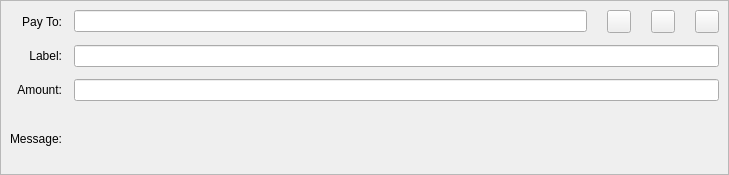
<?xml version="1.0" encoding="UTF-8"?>
<ui version="4.0">
 <class>SendCoinsEntry</class>
 <widget class="QStackedWidget" name="SendCoinsEntry">
  <property name="geometry">
   <rect>
    <x>0</x>
    <y>0</y>
    <width>729</width>
    <height>175</height>
   </rect>
  </property>
  <property name="focusPolicy">
   <enum>Qt::TabFocus</enum>
  </property>
  <property name="autoFillBackground">
   <bool>false</bool>
  </property>
  <property name="currentIndex">
   <number>0</number>
  </property>
  <widget class="QFrame" name="SendCoins">
   <property name="toolTip">
    <string>This is a normal payment.</string>
   </property>
   <property name="frameShape">
    <enum>QFrame::StyledPanel</enum>
   </property>
   <property name="frameShadow">
    <enum>QFrame::Sunken</enum>
   </property>
   <layout class="QGridLayout" name="gridLayout">
    <property name="spacing">
     <number>12</number>
    </property>
    <item row="2" column="1">
     <widget class="BitcoinAmountField" name="payAmount"/>
    </item>
    <item row="3" column="1">
     <widget class="QLabel" name="messageTextLabel">
      <property name="toolTip">
       <string>A message that was attached to the Odex: URI which will be stored with the transaction for your reference. Note: This message will not be sent over the Odex network.</string>
      </property>
      <property name="textFormat">
       <enum>Qt::PlainText</enum>
      </property>
     </widget>
    </item>
    <item row="0" column="0">
     <widget class="QLabel" name="payToLabel">
      <property name="text">
       <string>Pay To:</string>
      </property>
      <property name="alignment">
       <set>Qt::AlignRight|Qt::AlignTrailing|Qt::AlignVCenter</set>
      </property>
      <property name="buddy">
       <cstring>payTo</cstring>
      </property>
     </widget>
    </item>
    <item row="2" column="0">
     <widget class="QLabel" name="amountLabel">
      <property name="text">
       <string>Amount:</string>
      </property>
      <property name="alignment">
       <set>Qt::AlignRight|Qt::AlignTrailing|Qt::AlignVCenter</set>
      </property>
      <property name="buddy">
       <cstring>payAmount</cstring>
      </property>
     </widget>
    </item>
    <item row="1" column="0">
     <widget class="QLabel" name="labelLabel">
      <property name="text">
       <string>Label:</string>
      </property>
      <property name="alignment">
       <set>Qt::AlignRight|Qt::AlignTrailing|Qt::AlignVCenter</set>
      </property>
      <property name="buddy">
       <cstring>addAsLabel</cstring>
      </property>
     </widget>
    </item>
    <item row="1" column="1">
     <widget class="QLineEdit" name="addAsLabel">
      <property name="toolTip">
       <string>Enter a label for this address to add it to the list of used addresses</string>
      </property>
     </widget>
    </item>
    <item row="3" column="0">
     <widget class="QLabel" name="messageLabel">
      <property name="text">
       <string>Message:</string>
      </property>
      <property name="alignment">
       <set>Qt::AlignRight|Qt::AlignTrailing|Qt::AlignVCenter</set>
      </property>
     </widget>
    </item>
    <item row="0" column="1">
     <layout class="QHBoxLayout" name="payToLayout">
      <property name="spacing">
       <number>0</number>
      </property>
      <item>
       <widget class="QValidatedLineEdit" name="payTo">
        <property name="sizePolicy">
         <sizepolicy hsizetype="Preferred" vsizetype="Maximum">
          <horstretch>0</horstretch>
          <verstretch>0</verstretch>
         </sizepolicy>
        </property>
        <property name="toolTip">
         <string>The Odex address to send the payment to</string>
        </property>
       </widget>
      </item>
      <item>
       <spacer name="horizontalSpacer">
        <property name="orientation">
         <enum>Qt::Horizontal</enum>
        </property>
        <property name="sizeType">
         <enum>QSizePolicy::Maximum</enum>
        </property>
        <property name="sizeHint" stdset="0">
         <size>
          <width>20</width>
          <height>20</height>
         </size>
        </property>
       </spacer>
      </item>
      <item>
       <widget class="QToolButton" name="addressBookButton">
        <property name="sizePolicy">
         <sizepolicy hsizetype="Maximum" vsizetype="Maximum">
          <horstretch>0</horstretch>
          <verstretch>0</verstretch>
         </sizepolicy>
        </property>
        <property name="toolTip">
         <string>Choose previously used address</string>
        </property>
        <property name="text">
         <string/>
        </property>
        <property name="icon">
         <iconset resource="../odex.qrc">
          <normaloff>:/icons/address-book</normaloff>:/icons/address-book</iconset>
        </property>
        <property name="shortcut">
         <string>Alt+A</string>
        </property>
       </widget>
      </item>
      <item>
       <spacer name="horizontalSpacer_2">
        <property name="orientation">
         <enum>Qt::Horizontal</enum>
        </property>
        <property name="sizeType">
         <enum>QSizePolicy::Maximum</enum>
        </property>
        <property name="sizeHint" stdset="0">
         <size>
          <width>20</width>
          <height>20</height>
         </size>
        </property>
       </spacer>
      </item>
      <item>
       <widget class="QToolButton" name="pasteButton">
        <property name="sizePolicy">
         <sizepolicy hsizetype="Maximum" vsizetype="Maximum">
          <horstretch>0</horstretch>
          <verstretch>0</verstretch>
         </sizepolicy>
        </property>
        <property name="toolTip">
         <string>Paste address from clipboard</string>
        </property>
        <property name="text">
         <string/>
        </property>
        <property name="icon">
         <iconset resource="../odex.qrc">
          <normaloff>:/icons/editpaste</normaloff>:/icons/editpaste</iconset>
        </property>
        <property name="shortcut">
         <string>Alt+P</string>
        </property>
       </widget>
      </item>
      <item>
       <spacer name="horizontalSpacer_3">
        <property name="orientation">
         <enum>Qt::Horizontal</enum>
        </property>
        <property name="sizeType">
         <enum>QSizePolicy::Maximum</enum>
        </property>
        <property name="sizeHint" stdset="0">
         <size>
          <width>20</width>
          <height>20</height>
         </size>
        </property>
       </spacer>
      </item>
      <item>
       <widget class="QToolButton" name="deleteButton">
        <property name="sizePolicy">
         <sizepolicy hsizetype="Maximum" vsizetype="Maximum">
          <horstretch>0</horstretch>
          <verstretch>0</verstretch>
         </sizepolicy>
        </property>
        <property name="toolTip">
         <string>Remove this entry</string>
        </property>
        <property name="text">
         <string/>
        </property>
        <property name="icon">
         <iconset resource="../odex.qrc">
          <normaloff>:/icons/remove</normaloff>:/icons/remove</iconset>
        </property>
       </widget>
      </item>
     </layout>
    </item>
   </layout>
  </widget>
  <widget class="QFrame" name="SendCoins_InsecurePaymentRequest">
   <property name="palette">
    <palette>
     <active>
      <colorrole role="WindowText">
       <brush brushstyle="SolidPattern">
        <color alpha="255">
         <red>0</red>
         <green>0</green>
         <blue>0</blue>
        </color>
       </brush>
      </colorrole>
      <colorrole role="Button">
       <brush brushstyle="SolidPattern">
        <color alpha="255">
         <red>255</red>
         <green>255</green>
         <blue>127</blue>
        </color>
       </brush>
      </colorrole>
      <colorrole role="Light">
       <brush brushstyle="SolidPattern">
        <color alpha="255">
         <red>255</red>
         <green>255</green>
         <blue>255</blue>
        </color>
       </brush>
      </colorrole>
      <colorrole role="Midlight">
       <brush brushstyle="SolidPattern">
        <color alpha="255">
         <red>255</red>
         <green>255</green>
         <blue>191</blue>
        </color>
       </brush>
      </colorrole>
      <colorrole role="Dark">
       <brush brushstyle="SolidPattern">
        <color alpha="255">
         <red>127</red>
         <green>127</green>
         <blue>63</blue>
        </color>
       </brush>
      </colorrole>
      <colorrole role="Mid">
       <brush brushstyle="SolidPattern">
        <color alpha="255">
         <red>170</red>
         <green>170</green>
         <blue>84</blue>
        </color>
       </brush>
      </colorrole>
      <colorrole role="Text">
       <brush brushstyle="SolidPattern">
        <color alpha="255">
         <red>0</red>
         <green>0</green>
         <blue>0</blue>
        </color>
       </brush>
      </colorrole>
      <colorrole role="BrightText">
       <brush brushstyle="SolidPattern">
        <color alpha="255">
         <red>255</red>
         <green>255</green>
         <blue>255</blue>
        </color>
       </brush>
      </colorrole>
      <colorrole role="ButtonText">
       <brush brushstyle="SolidPattern">
        <color alpha="255">
         <red>0</red>
         <green>0</green>
         <blue>0</blue>
        </color>
       </brush>
      </colorrole>
      <colorrole role="Base">
       <brush brushstyle="SolidPattern">
        <color alpha="255">
         <red>255</red>
         <green>255</green>
         <blue>255</blue>
        </color>
       </brush>
      </colorrole>
      <colorrole role="Window">
       <brush brushstyle="SolidPattern">
        <color alpha="255">
         <red>255</red>
         <green>255</green>
         <blue>127</blue>
        </color>
       </brush>
      </colorrole>
      <colorrole role="Shadow">
       <brush brushstyle="SolidPattern">
        <color alpha="255">
         <red>0</red>
         <green>0</green>
         <blue>0</blue>
        </color>
       </brush>
      </colorrole>
      <colorrole role="AlternateBase">
       <brush brushstyle="SolidPattern">
        <color alpha="255">
         <red>255</red>
         <green>255</green>
         <blue>191</blue>
        </color>
       </brush>
      </colorrole>
      <colorrole role="ToolTipBase">
       <brush brushstyle="SolidPattern">
        <color alpha="255">
         <red>255</red>
         <green>255</green>
         <blue>220</blue>
        </color>
       </brush>
      </colorrole>
      <colorrole role="ToolTipText">
       <brush brushstyle="SolidPattern">
        <color alpha="255">
         <red>0</red>
         <green>0</green>
         <blue>0</blue>
        </color>
       </brush>
      </colorrole>
     </active>
     <inactive>
      <colorrole role="WindowText">
       <brush brushstyle="SolidPattern">
        <color alpha="255">
         <red>0</red>
         <green>0</green>
         <blue>0</blue>
        </color>
       </brush>
      </colorrole>
      <colorrole role="Button">
       <brush brushstyle="SolidPattern">
        <color alpha="255">
         <red>255</red>
         <green>255</green>
         <blue>127</blue>
        </color>
       </brush>
      </colorrole>
      <colorrole role="Light">
       <brush brushstyle="SolidPattern">
        <color alpha="255">
         <red>255</red>
         <green>255</green>
         <blue>255</blue>
        </color>
       </brush>
      </colorrole>
      <colorrole role="Midlight">
       <brush brushstyle="SolidPattern">
        <color alpha="255">
         <red>255</red>
         <green>255</green>
         <blue>191</blue>
        </color>
       </brush>
      </colorrole>
      <colorrole role="Dark">
       <brush brushstyle="SolidPattern">
        <color alpha="255">
         <red>127</red>
         <green>127</green>
         <blue>63</blue>
        </color>
       </brush>
      </colorrole>
      <colorrole role="Mid">
       <brush brushstyle="SolidPattern">
        <color alpha="255">
         <red>170</red>
         <green>170</green>
         <blue>84</blue>
        </color>
       </brush>
      </colorrole>
      <colorrole role="Text">
       <brush brushstyle="SolidPattern">
        <color alpha="255">
         <red>0</red>
         <green>0</green>
         <blue>0</blue>
        </color>
       </brush>
      </colorrole>
      <colorrole role="BrightText">
       <brush brushstyle="SolidPattern">
        <color alpha="255">
         <red>255</red>
         <green>255</green>
         <blue>255</blue>
        </color>
       </brush>
      </colorrole>
      <colorrole role="ButtonText">
       <brush brushstyle="SolidPattern">
        <color alpha="255">
         <red>0</red>
         <green>0</green>
         <blue>0</blue>
        </color>
       </brush>
      </colorrole>
      <colorrole role="Base">
       <brush brushstyle="SolidPattern">
        <color alpha="255">
         <red>255</red>
         <green>255</green>
         <blue>255</blue>
        </color>
       </brush>
      </colorrole>
      <colorrole role="Window">
       <brush brushstyle="SolidPattern">
        <color alpha="255">
         <red>255</red>
         <green>255</green>
         <blue>127</blue>
        </color>
       </brush>
      </colorrole>
      <colorrole role="Shadow">
       <brush brushstyle="SolidPattern">
        <color alpha="255">
         <red>0</red>
         <green>0</green>
         <blue>0</blue>
        </color>
       </brush>
      </colorrole>
      <colorrole role="AlternateBase">
       <brush brushstyle="SolidPattern">
        <color alpha="255">
         <red>255</red>
         <green>255</green>
         <blue>191</blue>
        </color>
       </brush>
      </colorrole>
      <colorrole role="ToolTipBase">
       <brush brushstyle="SolidPattern">
        <color alpha="255">
         <red>255</red>
         <green>255</green>
         <blue>220</blue>
        </color>
       </brush>
      </colorrole>
      <colorrole role="ToolTipText">
       <brush brushstyle="SolidPattern">
        <color alpha="255">
         <red>0</red>
         <green>0</green>
         <blue>0</blue>
        </color>
       </brush>
      </colorrole>
     </inactive>
     <disabled>
      <colorrole role="WindowText">
       <brush brushstyle="SolidPattern">
        <color alpha="255">
         <red>127</red>
         <green>127</green>
         <blue>63</blue>
        </color>
       </brush>
      </colorrole>
      <colorrole role="Button">
       <brush brushstyle="SolidPattern">
        <color alpha="255">
         <red>255</red>
         <green>255</green>
         <blue>127</blue>
        </color>
       </brush>
      </colorrole>
      <colorrole role="Light">
       <brush brushstyle="SolidPattern">
        <color alpha="255">
         <red>255</red>
         <green>255</green>
         <blue>255</blue>
        </color>
       </brush>
      </colorrole>
      <colorrole role="Midlight">
       <brush brushstyle="SolidPattern">
        <color alpha="255">
         <red>255</red>
         <green>255</green>
         <blue>191</blue>
        </color>
       </brush>
      </colorrole>
      <colorrole role="Dark">
       <brush brushstyle="SolidPattern">
        <color alpha="255">
         <red>127</red>
         <green>127</green>
         <blue>63</blue>
        </color>
       </brush>
      </colorrole>
      <colorrole role="Mid">
       <brush brushstyle="SolidPattern">
        <color alpha="255">
         <red>170</red>
         <green>170</green>
         <blue>84</blue>
        </color>
       </brush>
      </colorrole>
      <colorrole role="Text">
       <brush brushstyle="SolidPattern">
        <color alpha="255">
         <red>127</red>
         <green>127</green>
         <blue>63</blue>
        </color>
       </brush>
      </colorrole>
      <colorrole role="BrightText">
       <brush brushstyle="SolidPattern">
        <color alpha="255">
         <red>255</red>
         <green>255</green>
         <blue>255</blue>
        </color>
       </brush>
      </colorrole>
      <colorrole role="ButtonText">
       <brush brushstyle="SolidPattern">
        <color alpha="255">
         <red>127</red>
         <green>127</green>
         <blue>63</blue>
        </color>
       </brush>
      </colorrole>
      <colorrole role="Base">
       <brush brushstyle="SolidPattern">
        <color alpha="255">
         <red>255</red>
         <green>255</green>
         <blue>127</blue>
        </color>
       </brush>
      </colorrole>
      <colorrole role="Window">
       <brush brushstyle="SolidPattern">
        <color alpha="255">
         <red>255</red>
         <green>255</green>
         <blue>127</blue>
        </color>
       </brush>
      </colorrole>
      <colorrole role="Shadow">
       <brush brushstyle="SolidPattern">
        <color alpha="255">
         <red>0</red>
         <green>0</green>
         <blue>0</blue>
        </color>
       </brush>
      </colorrole>
      <colorrole role="AlternateBase">
       <brush brushstyle="SolidPattern">
        <color alpha="255">
         <red>255</red>
         <green>255</green>
         <blue>127</blue>
        </color>
       </brush>
      </colorrole>
      <colorrole role="ToolTipBase">
       <brush brushstyle="SolidPattern">
        <color alpha="255">
         <red>255</red>
         <green>255</green>
         <blue>220</blue>
        </color>
       </brush>
      </colorrole>
      <colorrole role="ToolTipText">
       <brush brushstyle="SolidPattern">
        <color alpha="255">
         <red>0</red>
         <green>0</green>
         <blue>0</blue>
        </color>
       </brush>
      </colorrole>
     </disabled>
    </palette>
   </property>
   <property name="toolTip">
    <string>This is an unverified payment request.</string>
   </property>
   <property name="autoFillBackground">
    <bool>true</bool>
   </property>
   <property name="frameShape">
    <enum>QFrame::StyledPanel</enum>
   </property>
   <property name="frameShadow">
    <enum>QFrame::Sunken</enum>
   </property>
   <layout class="QGridLayout" name="gridLayout_is">
    <property name="spacing">
     <number>12</number>
    </property>
    <item row="0" column="0">
     <widget class="QLabel" name="payToLabel_is">
      <property name="text">
       <string>Pay To:</string>
      </property>
      <property name="alignment">
       <set>Qt::AlignRight|Qt::AlignTrailing|Qt::AlignVCenter</set>
      </property>
     </widget>
    </item>
    <item row="0" column="1">
     <layout class="QHBoxLayout" name="payToLayout_is">
      <property name="spacing">
       <number>0</number>
      </property>
      <item>
       <widget class="QLabel" name="payTo_is"/>
      </item>
      <item>
       <widget class="QToolButton" name="deleteButton_is">
        <property name="toolTip">
         <string>Remove this entry</string>
        </property>
        <property name="text">
         <string/>
        </property>
        <property name="icon">
         <iconset resource="../odex.qrc">
          <normaloff>:/icons/remove</normaloff>:/icons/remove</iconset>
        </property>
       </widget>
      </item>
     </layout>
    </item>
    <item row="1" column="0">
     <widget class="QLabel" name="memoLabel_is">
      <property name="text">
       <string>Memo:</string>
      </property>
      <property name="alignment">
       <set>Qt::AlignRight|Qt::AlignTrailing|Qt::AlignVCenter</set>
      </property>
     </widget>
    </item>
    <item row="1" column="1">
     <widget class="QLabel" name="memoTextLabel_is">
      <property name="textFormat">
       <enum>Qt::PlainText</enum>
      </property>
     </widget>
    </item>
    <item row="2" column="0">
     <widget class="QLabel" name="amountLabel_is">
      <property name="text">
       <string>Amount:</string>
      </property>
      <property name="alignment">
       <set>Qt::AlignRight|Qt::AlignTrailing|Qt::AlignVCenter</set>
      </property>
      <property name="buddy">
       <cstring>payAmount_is</cstring>
      </property>
     </widget>
    </item>
    <item row="2" column="1">
     <widget class="BitcoinAmountField" name="payAmount_is">
      <property name="acceptDrops">
       <bool>false</bool>
      </property>
     </widget>
    </item>
   </layout>
  </widget>
  <widget class="QFrame" name="SendCoins_SecurePaymentRequest">
   <property name="palette">
    <palette>
     <active>
      <colorrole role="WindowText">
       <brush brushstyle="SolidPattern">
        <color alpha="255">
         <red>0</red>
         <green>0</green>
         <blue>0</blue>
        </color>
       </brush>
      </colorrole>
      <colorrole role="Button">
       <brush brushstyle="SolidPattern">
        <color alpha="255">
         <red>140</red>
         <green>232</green>
         <blue>119</blue>
        </color>
       </brush>
      </colorrole>
      <colorrole role="Light">
       <brush brushstyle="SolidPattern">
        <color alpha="255">
         <red>230</red>
         <green>255</green>
         <blue>224</blue>
        </color>
       </brush>
      </colorrole>
      <colorrole role="Midlight">
       <brush brushstyle="SolidPattern">
        <color alpha="255">
         <red>185</red>
         <green>243</green>
         <blue>171</blue>
        </color>
       </brush>
      </colorrole>
      <colorrole role="Dark">
       <brush brushstyle="SolidPattern">
        <color alpha="255">
         <red>70</red>
         <green>116</green>
         <blue>59</blue>
        </color>
       </brush>
      </colorrole>
      <colorrole role="Mid">
       <brush brushstyle="SolidPattern">
        <color alpha="255">
         <red>93</red>
         <green>155</green>
         <blue>79</blue>
        </color>
       </brush>
      </colorrole>
      <colorrole role="Text">
       <brush brushstyle="SolidPattern">
        <color alpha="255">
         <red>0</red>
         <green>0</green>
         <blue>0</blue>
        </color>
       </brush>
      </colorrole>
      <colorrole role="BrightText">
       <brush brushstyle="SolidPattern">
        <color alpha="255">
         <red>155</red>
         <green>255</green>
         <blue>147</blue>
        </color>
       </brush>
      </colorrole>
      <colorrole role="ButtonText">
       <brush brushstyle="SolidPattern">
        <color alpha="255">
         <red>0</red>
         <green>0</green>
         <blue>0</blue>
        </color>
       </brush>
      </colorrole>
      <colorrole role="Base">
       <brush brushstyle="SolidPattern">
        <color alpha="255">
         <red>119</red>
         <green>255</green>
         <blue>233</blue>
        </color>
       </brush>
      </colorrole>
      <colorrole role="Window">
       <brush brushstyle="SolidPattern">
        <color alpha="255">
         <red>140</red>
         <green>232</green>
         <blue>119</blue>
        </color>
       </brush>
      </colorrole>
      <colorrole role="Shadow">
       <brush brushstyle="SolidPattern">
        <color alpha="255">
         <red>0</red>
         <green>0</green>
         <blue>0</blue>
        </color>
       </brush>
      </colorrole>
      <colorrole role="AlternateBase">
       <brush brushstyle="SolidPattern">
        <color alpha="255">
         <red>197</red>
         <green>243</green>
         <blue>187</blue>
        </color>
       </brush>
      </colorrole>
      <colorrole role="NoRole">
       <brush brushstyle="SolidPattern">
        <color alpha="255">
         <red>125</red>
         <green>194</green>
         <blue>122</blue>
        </color>
       </brush>
      </colorrole>
      <colorrole role="ToolTipBase">
       <brush brushstyle="SolidPattern">
        <color alpha="255">
         <red>255</red>
         <green>255</green>
         <blue>220</blue>
        </color>
       </brush>
      </colorrole>
      <colorrole role="ToolTipText">
       <brush brushstyle="SolidPattern">
        <color alpha="255">
         <red>0</red>
         <green>0</green>
         <blue>0</blue>
        </color>
       </brush>
      </colorrole>
     </active>
     <inactive>
      <colorrole role="WindowText">
       <brush brushstyle="SolidPattern">
        <color alpha="255">
         <red>0</red>
         <green>0</green>
         <blue>0</blue>
        </color>
       </brush>
      </colorrole>
      <colorrole role="Button">
       <brush brushstyle="SolidPattern">
        <color alpha="255">
         <red>140</red>
         <green>232</green>
         <blue>119</blue>
        </color>
       </brush>
      </colorrole>
      <colorrole role="Light">
       <brush brushstyle="SolidPattern">
        <color alpha="255">
         <red>230</red>
         <green>255</green>
         <blue>224</blue>
        </color>
       </brush>
      </colorrole>
      <colorrole role="Midlight">
       <brush brushstyle="SolidPattern">
        <color alpha="255">
         <red>185</red>
         <green>243</green>
         <blue>171</blue>
        </color>
       </brush>
      </colorrole>
      <colorrole role="Dark">
       <brush brushstyle="SolidPattern">
        <color alpha="255">
         <red>70</red>
         <green>116</green>
         <blue>59</blue>
        </color>
       </brush>
      </colorrole>
      <colorrole role="Mid">
       <brush brushstyle="SolidPattern">
        <color alpha="255">
         <red>93</red>
         <green>155</green>
         <blue>79</blue>
        </color>
       </brush>
      </colorrole>
      <colorrole role="Text">
       <brush brushstyle="SolidPattern">
        <color alpha="255">
         <red>0</red>
         <green>0</green>
         <blue>0</blue>
        </color>
       </brush>
      </colorrole>
      <colorrole role="BrightText">
       <brush brushstyle="SolidPattern">
        <color alpha="255">
         <red>155</red>
         <green>255</green>
         <blue>147</blue>
        </color>
       </brush>
      </colorrole>
      <colorrole role="ButtonText">
       <brush brushstyle="SolidPattern">
        <color alpha="255">
         <red>0</red>
         <green>0</green>
         <blue>0</blue>
        </color>
       </brush>
      </colorrole>
      <colorrole role="Base">
       <brush brushstyle="SolidPattern">
        <color alpha="255">
         <red>119</red>
         <green>255</green>
         <blue>233</blue>
        </color>
       </brush>
      </colorrole>
      <colorrole role="Window">
       <brush brushstyle="SolidPattern">
        <color alpha="255">
         <red>140</red>
         <green>232</green>
         <blue>119</blue>
        </color>
       </brush>
      </colorrole>
      <colorrole role="Shadow">
       <brush brushstyle="SolidPattern">
        <color alpha="255">
         <red>0</red>
         <green>0</green>
         <blue>0</blue>
        </color>
       </brush>
      </colorrole>
      <colorrole role="AlternateBase">
       <brush brushstyle="SolidPattern">
        <color alpha="255">
         <red>197</red>
         <green>243</green>
         <blue>187</blue>
        </color>
       </brush>
      </colorrole>
      <colorrole role="NoRole">
       <brush brushstyle="SolidPattern">
        <color alpha="255">
         <red>125</red>
         <green>194</green>
         <blue>122</blue>
        </color>
       </brush>
      </colorrole>
      <colorrole role="ToolTipBase">
       <brush brushstyle="SolidPattern">
        <color alpha="255">
         <red>255</red>
         <green>255</green>
         <blue>220</blue>
        </color>
       </brush>
      </colorrole>
      <colorrole role="ToolTipText">
       <brush brushstyle="SolidPattern">
        <color alpha="255">
         <red>0</red>
         <green>0</green>
         <blue>0</blue>
        </color>
       </brush>
      </colorrole>
     </inactive>
     <disabled>
      <colorrole role="WindowText">
       <brush brushstyle="SolidPattern">
        <color alpha="255">
         <red>70</red>
         <green>116</green>
         <blue>59</blue>
        </color>
       </brush>
      </colorrole>
      <colorrole role="Button">
       <brush brushstyle="SolidPattern">
        <color alpha="255">
         <red>140</red>
         <green>232</green>
         <blue>119</blue>
        </color>
       </brush>
      </colorrole>
      <colorrole role="Light">
       <brush brushstyle="SolidPattern">
        <color alpha="255">
         <red>230</red>
         <green>255</green>
         <blue>224</blue>
        </color>
       </brush>
      </colorrole>
      <colorrole role="Midlight">
       <brush brushstyle="SolidPattern">
        <color alpha="255">
         <red>185</red>
         <green>243</green>
         <blue>171</blue>
        </color>
       </brush>
      </colorrole>
      <colorrole role="Dark">
       <brush brushstyle="SolidPattern">
        <color alpha="255">
         <red>70</red>
         <green>116</green>
         <blue>59</blue>
        </color>
       </brush>
      </colorrole>
      <colorrole role="Mid">
       <brush brushstyle="SolidPattern">
        <color alpha="255">
         <red>93</red>
         <green>155</green>
         <blue>79</blue>
        </color>
       </brush>
      </colorrole>
      <colorrole role="Text">
       <brush brushstyle="SolidPattern">
        <color alpha="255">
         <red>70</red>
         <green>116</green>
         <blue>59</blue>
        </color>
       </brush>
      </colorrole>
      <colorrole role="BrightText">
       <brush brushstyle="SolidPattern">
        <color alpha="255">
         <red>155</red>
         <green>255</green>
         <blue>147</blue>
        </color>
       </brush>
      </colorrole>
      <colorrole role="ButtonText">
       <brush brushstyle="SolidPattern">
        <color alpha="255">
         <red>70</red>
         <green>116</green>
         <blue>59</blue>
        </color>
       </brush>
      </colorrole>
      <colorrole role="Base">
       <brush brushstyle="SolidPattern">
        <color alpha="255">
         <red>140</red>
         <green>232</green>
         <blue>119</blue>
        </color>
       </brush>
      </colorrole>
      <colorrole role="Window">
       <brush brushstyle="SolidPattern">
        <color alpha="255">
         <red>140</red>
         <green>232</green>
         <blue>119</blue>
        </color>
       </brush>
      </colorrole>
      <colorrole role="Shadow">
       <brush brushstyle="SolidPattern">
        <color alpha="255">
         <red>0</red>
         <green>0</green>
         <blue>0</blue>
        </color>
       </brush>
      </colorrole>
      <colorrole role="AlternateBase">
       <brush brushstyle="SolidPattern">
        <color alpha="255">
         <red>140</red>
         <green>232</green>
         <blue>119</blue>
        </color>
       </brush>
      </colorrole>
      <colorrole role="NoRole">
       <brush brushstyle="SolidPattern">
        <color alpha="255">
         <red>125</red>
         <green>194</green>
         <blue>122</blue>
        </color>
       </brush>
      </colorrole>
      <colorrole role="ToolTipBase">
       <brush brushstyle="SolidPattern">
        <color alpha="255">
         <red>255</red>
         <green>255</green>
         <blue>220</blue>
        </color>
       </brush>
      </colorrole>
      <colorrole role="ToolTipText">
       <brush brushstyle="SolidPattern">
        <color alpha="255">
         <red>0</red>
         <green>0</green>
         <blue>0</blue>
        </color>
       </brush>
      </colorrole>
     </disabled>
    </palette>
   </property>
   <property name="toolTip">
    <string>This is a verified payment request.</string>
   </property>
   <property name="autoFillBackground">
    <bool>true</bool>
   </property>
   <property name="frameShape">
    <enum>QFrame::StyledPanel</enum>
   </property>
   <property name="frameShadow">
    <enum>QFrame::Sunken</enum>
   </property>
   <layout class="QGridLayout" name="gridLayout_s">
    <property name="spacing">
     <number>12</number>
    </property>
    <item row="0" column="0">
     <widget class="QLabel" name="payToLabel_s">
      <property name="text">
       <string>Pay To:</string>
      </property>
      <property name="alignment">
       <set>Qt::AlignRight|Qt::AlignTrailing|Qt::AlignVCenter</set>
      </property>
     </widget>
    </item>
    <item row="0" column="1">
     <layout class="QHBoxLayout" name="payToLayout_s">
      <property name="spacing">
       <number>0</number>
      </property>
      <item>
       <widget class="QLabel" name="payTo_s">
        <property name="textFormat">
         <enum>Qt::PlainText</enum>
        </property>
       </widget>
      </item>
      <item>
       <widget class="QToolButton" name="deleteButton_s">
        <property name="toolTip">
         <string>Remove this entry</string>
        </property>
        <property name="text">
         <string/>
        </property>
        <property name="icon">
         <iconset resource="../odex.qrc">
          <normaloff>:/icons/remove</normaloff>:/icons/remove</iconset>
        </property>
       </widget>
      </item>
     </layout>
    </item>
    <item row="1" column="0">
     <widget class="QLabel" name="memoLabel_s">
      <property name="text">
       <string>Memo:</string>
      </property>
      <property name="alignment">
       <set>Qt::AlignRight|Qt::AlignTrailing|Qt::AlignVCenter</set>
      </property>
     </widget>
    </item>
    <item row="1" column="1">
     <widget class="QLabel" name="memoTextLabel_s">
      <property name="textFormat">
       <enum>Qt::PlainText</enum>
      </property>
     </widget>
    </item>
    <item row="2" column="0">
     <widget class="QLabel" name="amountLabel_s">
      <property name="text">
       <string>Amount:</string>
      </property>
      <property name="alignment">
       <set>Qt::AlignRight|Qt::AlignTrailing|Qt::AlignVCenter</set>
      </property>
      <property name="buddy">
       <cstring>payAmount_s</cstring>
      </property>
     </widget>
    </item>
    <item row="2" column="1">
     <widget class="BitcoinAmountField" name="payAmount_s">
      <property name="acceptDrops">
       <bool>false</bool>
      </property>
     </widget>
    </item>
   </layout>
  </widget>
 </widget>
 <customwidgets>
  <customwidget>
   <class>QValidatedLineEdit</class>
   <extends>QLineEdit</extends>
   <header>qvalidatedlineedit.h</header>
  </customwidget>
  <customwidget>
   <class>BitcoinAmountField</class>
   <extends>QLineEdit</extends>
   <header>bitcoinamountfield.h</header>
   <container>1</container>
  </customwidget>
 </customwidgets>
 <tabstops>
  <tabstop>payTo</tabstop>
  <tabstop>addressBookButton</tabstop>
  <tabstop>pasteButton</tabstop>
  <tabstop>deleteButton</tabstop>
  <tabstop>addAsLabel</tabstop>
  <tabstop>payAmount</tabstop>
  <tabstop>payAmount_is</tabstop>
  <tabstop>deleteButton_is</tabstop>
  <tabstop>payAmount_s</tabstop>
  <tabstop>deleteButton_s</tabstop>
 </tabstops>
 <resources>
  <include location="../odex.qrc"/>
 </resources>
 <connections/>
</ui>
